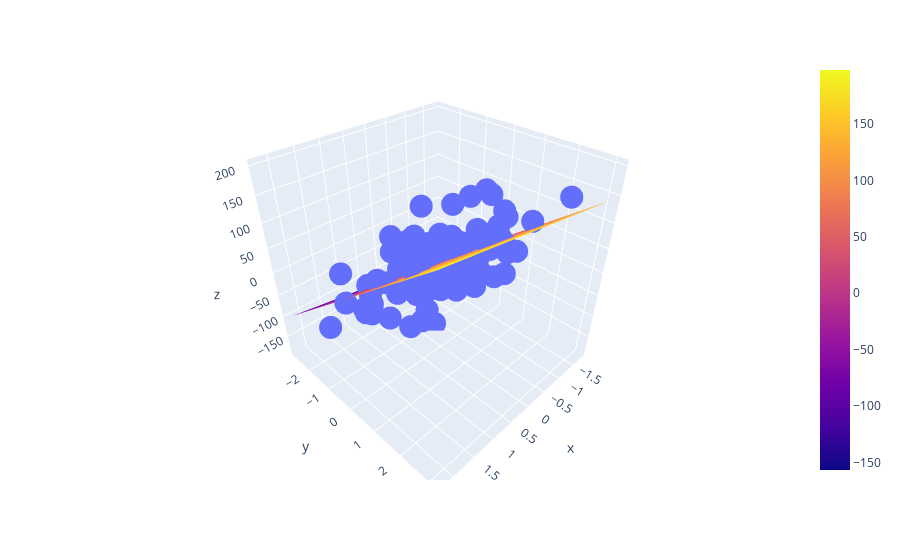

Notebook source saved alongside this figure:
### Code cell
x_range = np.linspace(df['feature1'].min(), df['feature1'].max(), 10)
y_range = np.linspace(df['feature2'].min(), df['feature2'].max(), 10)
x_grid, y_grid = np.meshgrid(x_range, y_range)
final = np.vstack((x_grid.ravel().reshape(1,100),y_grid.ravel().reshape(1,100))).T
z_final = lr.predict(final).reshape(10,10)

fig = px.scatter_3d(df, x=df['feature1'].ravel(), y=df['feature2'].ravel(), z=df['target'].ravel())

fig.add_trace(go.Surface(x = x_range, y = y_range, z =z_final ))

fig.show()
